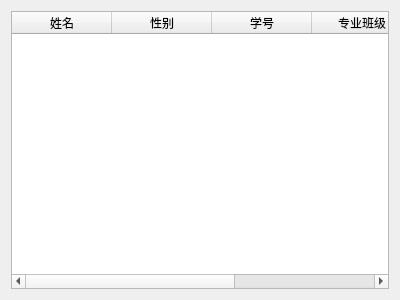
<?xml version="1.0" encoding="UTF-8"?>
<ui version="4.0">
 <class>NotBackSelect</class>
 <widget class="QWidget" name="NotBackSelect">
  <property name="geometry">
   <rect>
    <x>0</x>
    <y>0</y>
    <width>400</width>
    <height>300</height>
   </rect>
  </property>
  <property name="windowTitle">
   <string>Form</string>
  </property>
  <layout class="QVBoxLayout" name="verticalLayout">
   <item>
    <widget class="QTableWidget" name="tableWidget">
     <column>
      <property name="text">
       <string>姓名</string>
      </property>
     </column>
     <column>
      <property name="text">
       <string>性别</string>
      </property>
     </column>
     <column>
      <property name="text">
       <string>学号</string>
      </property>
     </column>
     <column>
      <property name="text">
       <string>专业班级</string>
      </property>
     </column>
     <column>
      <property name="text">
       <string>时间</string>
      </property>
     </column>
    </widget>
   </item>
  </layout>
 </widget>
 <resources/>
 <connections/>
</ui>
